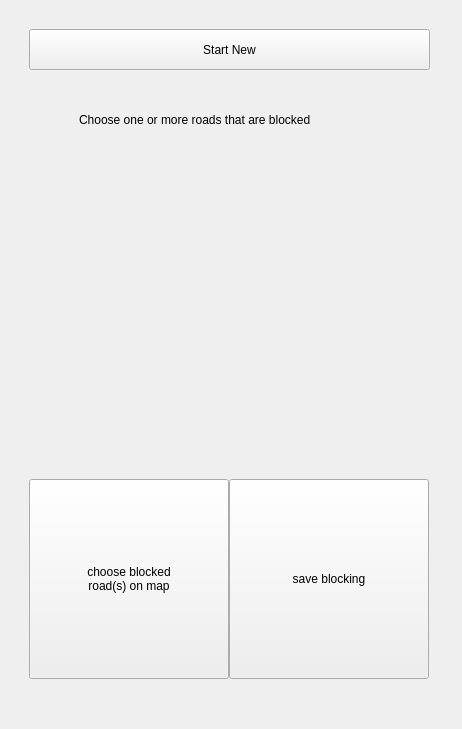
<?xml version="1.0" encoding="UTF-8"?>
<ui version="4.0">
 <class>StormHelpClassDockWidgetBase</class>
 <widget class="QDockWidget" name="StormHelpClassDockWidgetBase">
  <property name="geometry">
   <rect>
    <x>0</x>
    <y>0</y>
    <width>462</width>
    <height>729</height>
   </rect>
  </property>
  <property name="windowTitle">
   <string>Storm Help 3</string>
  </property>
  <widget class="QWidget" name="dockWidgetContents">
   <layout class="QVBoxLayout" name="verticalLayout_3">
    <item>
     <widget class="QStackedWidget" name="Pages">
      <property name="currentIndex">
       <number>5</number>
      </property>
      <widget class="QWidget" name="page0" native="true">
       <layout class="QVBoxLayout" name="verticalLayout">
        <item>
         <layout class="QGridLayout" name="gridLayout_4">
          <item row="0" column="0" colspan="2">
           <widget class="QPushButton" name="button_showWeather">
            <property name="minimumSize">
             <size>
              <width>402</width>
              <height>402</height>
             </size>
            </property>
            <property name="maximumSize">
             <size>
              <width>402</width>
              <height>402</height>
             </size>
            </property>
            <property name="text">
             <string/>
            </property>
            <property name="iconSize">
             <size>
              <width>380</width>
              <height>380</height>
             </size>
            </property>
            <property name="checked">
             <bool>false</bool>
            </property>
           </widget>
          </item>
          <item row="1" column="0">
           <widget class="QPushButton" name="button_needHelp">
            <property name="minimumSize">
             <size>
              <width>200</width>
              <height>200</height>
             </size>
            </property>
            <property name="maximumSize">
             <size>
              <width>200</width>
              <height>200</height>
             </size>
            </property>
            <property name="text">
             <string>I need help</string>
            </property>
           </widget>
          </item>
          <item row="1" column="1">
           <widget class="QPushButton" name="button_wantToHelp">
            <property name="minimumSize">
             <size>
              <width>200</width>
              <height>200</height>
             </size>
            </property>
            <property name="maximumSize">
             <size>
              <width>200</width>
              <height>200</height>
             </size>
            </property>
            <property name="text">
             <string>I want to help</string>
            </property>
           </widget>
          </item>
         </layout>
        </item>
       </layout>
       <zorder>button_needHelp</zorder>
       <zorder>button_wantToHelp</zorder>
       <zorder>pushButton</zorder>
       <zorder>pushButton</zorder>
       <zorder>pushButton</zorder>
       <zorder>button_needHelp</zorder>
       <zorder>button_wantToHelp</zorder>
       <zorder>button_showWeather</zorder>
      </widget>
      <widget class="QWidget" name="page1">
       <layout class="QVBoxLayout" name="verticalLayout_2">
        <item>
         <layout class="QGridLayout" name="gridLayout_3">
          <item row="0" column="0" colspan="2">
           <widget class="QPushButton" name="button_startNew2">
            <property name="text">
             <string>Start New</string>
            </property>
           </widget>
          </item>
          <item row="1" column="0" colspan="2">
           <widget class="QPushButton" name="button_showWeather2">
            <property name="minimumSize">
             <size>
              <width>402</width>
              <height>402</height>
             </size>
            </property>
            <property name="maximumSize">
             <size>
              <width>402</width>
              <height>402</height>
             </size>
            </property>
            <property name="text">
             <string/>
            </property>
            <property name="iconSize">
             <size>
              <width>380</width>
              <height>380</height>
             </size>
            </property>
            <property name="checked">
             <bool>false</bool>
            </property>
           </widget>
          </item>
          <item row="2" column="0">
           <widget class="QPushButton" name="button_leave">
            <property name="minimumSize">
             <size>
              <width>200</width>
              <height>200</height>
             </size>
            </property>
            <property name="maximumSize">
             <size>
              <width>200</width>
              <height>200</height>
             </size>
            </property>
            <property name="text">
             <string>I can leave
my current location</string>
            </property>
           </widget>
          </item>
          <item row="2" column="1">
           <widget class="QPushButton" name="button_stay">
            <property name="minimumSize">
             <size>
              <width>200</width>
              <height>200</height>
             </size>
            </property>
            <property name="maximumSize">
             <size>
              <width>200</width>
              <height>200</height>
             </size>
            </property>
            <property name="text">
             <string>I cannot leave
my current location</string>
            </property>
           </widget>
          </item>
         </layout>
        </item>
       </layout>
      </widget>
      <widget class="QWidget" name="page2" native="true">
       <layout class="QVBoxLayout" name="verticalLayout_4">
        <item>
         <layout class="QGridLayout" name="gridLayout_5">
          <item row="0" column="0" colspan="2">
           <widget class="QPushButton" name="button_startNew">
            <property name="minimumSize">
             <size>
              <width>401</width>
              <height>41</height>
             </size>
            </property>
            <property name="maximumSize">
             <size>
              <width>401</width>
              <height>41</height>
             </size>
            </property>
            <property name="text">
             <string>Start New</string>
            </property>
           </widget>
          </item>
          <item row="1" column="0" colspan="2">
           <widget class="QgsMapCanvas" name="QgsMapCanvas" native="true">
            <property name="minimumSize">
             <size>
              <width>402</width>
              <height>402</height>
             </size>
            </property>
            <property name="maximumSize">
             <size>
              <width>402</width>
              <height>402</height>
             </size>
            </property>
            <widget class="QLabel" name="label_3">
             <property name="geometry">
              <rect>
               <x>140</x>
               <y>10</y>
               <width>111</width>
               <height>101</height>
              </rect>
             </property>
             <property name="text">
              <string>&lt;html&gt;&lt;head/&gt;&lt;body&gt;&lt;p&gt;&lt;span style=&quot; font-size:18pt; font-weight:600; color:#ffff00;&quot;&gt;You are here&lt;/span&gt;&lt;/p&gt;&lt;/body&gt;&lt;/html&gt;</string>
             </property>
             <property name="alignment">
              <set>Qt::AlignCenter</set>
             </property>
             <property name="wordWrap">
              <bool>false</bool>
             </property>
            </widget>
           </widget>
          </item>
          <item row="2" column="0">
           <widget class="QPushButton" name="button_correctLocation">
            <property name="minimumSize">
             <size>
              <width>200</width>
              <height>200</height>
             </size>
            </property>
            <property name="maximumSize">
             <size>
              <width>200</width>
              <height>200</height>
             </size>
            </property>
            <property name="text">
             <string>continue</string>
            </property>
           </widget>
          </item>
          <item row="2" column="1">
           <widget class="QPushButton" name="button_wrongLocation">
            <property name="minimumSize">
             <size>
              <width>200</width>
              <height>200</height>
             </size>
            </property>
            <property name="maximumSize">
             <size>
              <width>200</width>
              <height>200</height>
             </size>
            </property>
            <property name="text">
             <string>choose location on map</string>
            </property>
           </widget>
          </item>
         </layout>
        </item>
       </layout>
       <zorder>QgsMapCanvas</zorder>
       <zorder>button_correctLocation</zorder>
       <zorder>button_wrongLocation</zorder>
       <zorder>button_startNew</zorder>
      </widget>
      <widget class="QWidget" name="page3">
       <widget class="QPushButton" name="button_endChosen">
        <property name="geometry">
         <rect>
          <x>220</x>
          <y>470</y>
          <width>200</width>
          <height>200</height>
         </rect>
        </property>
        <property name="minimumSize">
         <size>
          <width>200</width>
          <height>200</height>
         </size>
        </property>
        <property name="maximumSize">
         <size>
          <width>200</width>
          <height>200</height>
         </size>
        </property>
        <property name="text">
         <string>calculate route</string>
        </property>
       </widget>
       <widget class="QPushButton" name="button_chooseEnd">
        <property name="geometry">
         <rect>
          <x>20</x>
          <y>470</y>
          <width>200</width>
          <height>200</height>
         </rect>
        </property>
        <property name="minimumSize">
         <size>
          <width>200</width>
          <height>200</height>
         </size>
        </property>
        <property name="maximumSize">
         <size>
          <width>200</width>
          <height>200</height>
         </size>
        </property>
        <property name="text">
         <string>choose destination
on map</string>
        </property>
       </widget>
       <widget class="QPushButton" name="button_startNew3">
        <property name="geometry">
         <rect>
          <x>20</x>
          <y>20</y>
          <width>401</width>
          <height>41</height>
         </rect>
        </property>
        <property name="text">
         <string>Start New</string>
        </property>
       </widget>
       <widget class="QLineEdit" name="inputStreet">
        <property name="geometry">
         <rect>
          <x>25</x>
          <y>430</y>
          <width>311</width>
          <height>31</height>
         </rect>
        </property>
        <property name="minimumSize">
         <size>
          <width>0</width>
          <height>31</height>
         </size>
        </property>
       </widget>
       <widget class="QPushButton" name="button_searchStreet">
        <property name="geometry">
         <rect>
          <x>340</x>
          <y>427</y>
          <width>81</width>
          <height>41</height>
         </rect>
        </property>
        <property name="minimumSize">
         <size>
          <width>0</width>
          <height>41</height>
         </size>
        </property>
        <property name="text">
         <string>OK</string>
        </property>
       </widget>
       <widget class="QgsMapCanvas" name="QgsMapCanvas2" native="true">
        <property name="geometry">
         <rect>
          <x>20</x>
          <y>60</y>
          <width>402</width>
          <height>360</height>
         </rect>
        </property>
        <property name="minimumSize">
         <size>
          <width>402</width>
          <height>360</height>
         </size>
        </property>
        <property name="maximumSize">
         <size>
          <width>402</width>
          <height>402</height>
         </size>
        </property>
        <widget class="QLabel" name="label_7">
         <property name="geometry">
          <rect>
           <x>120</x>
           <y>50</y>
           <width>211</width>
           <height>111</height>
          </rect>
         </property>
         <property name="text">
          <string>Where do you want to go?</string>
         </property>
        </widget>
       </widget>
       <zorder>QgsMapCanvas2</zorder>
       <zorder>button_endChosen</zorder>
       <zorder>button_chooseEnd</zorder>
       <zorder>button_startNew3</zorder>
       <zorder>inputStreet</zorder>
       <zorder>button_searchStreet</zorder>
      </widget>
      <widget class="QWidget" name="page4">
       <widget class="QPushButton" name="button_reportBlocking">
        <property name="geometry">
         <rect>
          <x>220</x>
          <y>470</y>
          <width>200</width>
          <height>200</height>
         </rect>
        </property>
        <property name="minimumSize">
         <size>
          <width>200</width>
          <height>200</height>
         </size>
        </property>
        <property name="maximumSize">
         <size>
          <width>200</width>
          <height>200</height>
         </size>
        </property>
        <property name="text">
         <string>report a blocking</string>
        </property>
       </widget>
       <widget class="QPushButton" name="button_helpAtEmergency">
        <property name="geometry">
         <rect>
          <x>20</x>
          <y>470</y>
          <width>200</width>
          <height>200</height>
         </rect>
        </property>
        <property name="minimumSize">
         <size>
          <width>200</width>
          <height>200</height>
         </size>
        </property>
        <property name="maximumSize">
         <size>
          <width>200</width>
          <height>200</height>
         </size>
        </property>
        <property name="text">
         <string>help at an emergency</string>
        </property>
       </widget>
       <widget class="QPushButton" name="button_startNew4">
        <property name="geometry">
         <rect>
          <x>20</x>
          <y>20</y>
          <width>401</width>
          <height>41</height>
         </rect>
        </property>
        <property name="text">
         <string>Start New</string>
        </property>
       </widget>
       <widget class="QPushButton" name="button_showWeather3">
        <property name="geometry">
         <rect>
          <x>20</x>
          <y>60</y>
          <width>402</width>
          <height>402</height>
         </rect>
        </property>
        <property name="minimumSize">
         <size>
          <width>402</width>
          <height>402</height>
         </size>
        </property>
        <property name="maximumSize">
         <size>
          <width>402</width>
          <height>402</height>
         </size>
        </property>
        <property name="text">
         <string/>
        </property>
        <property name="iconSize">
         <size>
          <width>380</width>
          <height>380</height>
         </size>
        </property>
        <property name="checked">
         <bool>false</bool>
        </property>
       </widget>
      </widget>
      <widget class="QWidget" name="page5">
       <widget class="QPushButton" name="button_startNew5">
        <property name="geometry">
         <rect>
          <x>20</x>
          <y>20</y>
          <width>401</width>
          <height>41</height>
         </rect>
        </property>
        <property name="text">
         <string>Start New</string>
        </property>
       </widget>
       <widget class="QPushButton" name="button_chooseRoad">
        <property name="geometry">
         <rect>
          <x>20</x>
          <y>470</y>
          <width>200</width>
          <height>200</height>
         </rect>
        </property>
        <property name="minimumSize">
         <size>
          <width>200</width>
          <height>200</height>
         </size>
        </property>
        <property name="maximumSize">
         <size>
          <width>200</width>
          <height>200</height>
         </size>
        </property>
        <property name="text">
         <string>choose blocked
road(s) on map</string>
        </property>
       </widget>
       <widget class="QPushButton" name="button_saveBlocking">
        <property name="geometry">
         <rect>
          <x>220</x>
          <y>470</y>
          <width>200</width>
          <height>200</height>
         </rect>
        </property>
        <property name="maximumSize">
         <size>
          <width>200</width>
          <height>200</height>
         </size>
        </property>
        <property name="text">
         <string>save blocking</string>
        </property>
       </widget>
       <widget class="QLabel" name="label_8">
        <property name="geometry">
         <rect>
          <x>70</x>
          <y>50</y>
          <width>311</width>
          <height>121</height>
         </rect>
        </property>
        <property name="text">
         <string>Choose one or more roads that are blocked</string>
        </property>
       </widget>
       <widget class="QgsMapCanvas" name="QgsMapCanvas3" native="true">
        <property name="geometry">
         <rect>
          <x>20</x>
          <y>60</y>
          <width>402</width>
          <height>360</height>
         </rect>
        </property>
        <property name="minimumSize">
         <size>
          <width>402</width>
          <height>360</height>
         </size>
        </property>
        <property name="maximumSize">
         <size>
          <width>402</width>
          <height>402</height>
         </size>
        </property>
       </widget>
      </widget>
      <widget class="QWidget" name="page6">
       <widget class="QLabel" name="label_9">
        <property name="geometry">
         <rect>
          <x>140</x>
          <y>70</y>
          <width>151</width>
          <height>71</height>
         </rect>
        </property>
        <property name="text">
         <string>You are here</string>
        </property>
        <property name="alignment">
         <set>Qt::AlignCenter</set>
        </property>
       </widget>
       <widget class="QPushButton" name="button_correctLocation2">
        <property name="geometry">
         <rect>
          <x>20</x>
          <y>470</y>
          <width>200</width>
          <height>200</height>
         </rect>
        </property>
        <property name="minimumSize">
         <size>
          <width>200</width>
          <height>200</height>
         </size>
        </property>
        <property name="maximumSize">
         <size>
          <width>200</width>
          <height>200</height>
         </size>
        </property>
        <property name="text">
         <string>continue</string>
        </property>
       </widget>
       <widget class="QPushButton" name="button_wrongLocation2">
        <property name="geometry">
         <rect>
          <x>220</x>
          <y>470</y>
          <width>200</width>
          <height>200</height>
         </rect>
        </property>
        <property name="minimumSize">
         <size>
          <width>200</width>
          <height>200</height>
         </size>
        </property>
        <property name="maximumSize">
         <size>
          <width>200</width>
          <height>200</height>
         </size>
        </property>
        <property name="text">
         <string>choose location on map</string>
        </property>
       </widget>
       <widget class="QPushButton" name="button_startNew6">
        <property name="geometry">
         <rect>
          <x>20</x>
          <y>20</y>
          <width>401</width>
          <height>41</height>
         </rect>
        </property>
        <property name="text">
         <string>Start New</string>
        </property>
       </widget>
      </widget>
      <widget class="QWidget" name="page7">
       <widget class="QTextBrowser" name="textBrowser">
        <property name="geometry">
         <rect>
          <x>20</x>
          <y>60</y>
          <width>402</width>
          <height>402</height>
         </rect>
        </property>
        <property name="html">
         <string>&lt;!DOCTYPE HTML PUBLIC &quot;-//W3C//DTD HTML 4.0//EN&quot; &quot;http://www.w3.org/TR/REC-html40/strict.dtd&quot;&gt;
&lt;html&gt;&lt;head&gt;&lt;meta name=&quot;qrichtext&quot; content=&quot;1&quot; /&gt;&lt;style type=&quot;text/css&quot;&gt;
p, li { white-space: pre-wrap; }
&lt;/style&gt;&lt;/head&gt;&lt;body style=&quot; font-family:'.SF NS Text'; font-size:13pt; font-weight:400; font-style:normal;&quot;&gt;
&lt;p style=&quot; margin-top:0px; margin-bottom:0px; margin-left:0px; margin-right:0px; -qt-block-indent:0; text-indent:0px;&quot;&gt;Your location has been reported.&lt;/p&gt;
&lt;p style=&quot; margin-top:0px; margin-bottom:0px; margin-left:0px; margin-right:0px; -qt-block-indent:0; text-indent:0px;&quot;&gt;We suggest you provide further information to help authorities to find you.&lt;/p&gt;
&lt;p style=&quot;-qt-paragraph-type:empty; margin-top:0px; margin-bottom:0px; margin-left:0px; margin-right:0px; -qt-block-indent:0; text-indent:0px;&quot;&gt;&lt;br /&gt;&lt;/p&gt;
&lt;p style=&quot; margin-top:0px; margin-bottom:0px; margin-left:0px; margin-right:0px; -qt-block-indent:0; text-indent:0px;&quot;&gt;If you are in need of immediate help please call 112.&lt;/p&gt;&lt;/body&gt;&lt;/html&gt;</string>
        </property>
       </widget>
       <widget class="QPushButton" name="button_provideInformation">
        <property name="geometry">
         <rect>
          <x>20</x>
          <y>470</y>
          <width>200</width>
          <height>200</height>
         </rect>
        </property>
        <property name="minimumSize">
         <size>
          <width>200</width>
          <height>200</height>
         </size>
        </property>
        <property name="maximumSize">
         <size>
          <width>200</width>
          <height>200</height>
         </size>
        </property>
        <property name="text">
         <string>provide further information</string>
        </property>
       </widget>
       <widget class="QPushButton" name="button_call112">
        <property name="geometry">
         <rect>
          <x>220</x>
          <y>470</y>
          <width>200</width>
          <height>200</height>
         </rect>
        </property>
        <property name="minimumSize">
         <size>
          <width>200</width>
          <height>200</height>
         </size>
        </property>
        <property name="maximumSize">
         <size>
          <width>200</width>
          <height>200</height>
         </size>
        </property>
        <property name="text">
         <string>call 112</string>
        </property>
       </widget>
       <widget class="QPushButton" name="button_startNew7">
        <property name="geometry">
         <rect>
          <x>20</x>
          <y>20</y>
          <width>401</width>
          <height>41</height>
         </rect>
        </property>
        <property name="text">
         <string>Start New</string>
        </property>
       </widget>
      </widget>
      <widget class="QWidget" name="page8">
       <widget class="QPushButton" name="button_startNew8">
        <property name="geometry">
         <rect>
          <x>20</x>
          <y>20</y>
          <width>401</width>
          <height>41</height>
         </rect>
        </property>
        <property name="text">
         <string>Start New</string>
        </property>
       </widget>
       <widget class="QLabel" name="policeLabel">
        <property name="geometry">
         <rect>
          <x>20</x>
          <y>70</y>
          <width>391</width>
          <height>591</height>
         </rect>
        </property>
        <property name="text">
         <string>TextLabel</string>
        </property>
        <property name="scaledContents">
         <bool>true</bool>
        </property>
        <property name="alignment">
         <set>Qt::AlignCenter</set>
        </property>
       </widget>
      </widget>
      <widget class="QWidget" name="page9">
       <widget class="QPushButton" name="button_saveInformation">
        <property name="geometry">
         <rect>
          <x>220</x>
          <y>470</y>
          <width>200</width>
          <height>200</height>
         </rect>
        </property>
        <property name="minimumSize">
         <size>
          <width>200</width>
          <height>200</height>
         </size>
        </property>
        <property name="text">
         <string>Save</string>
        </property>
       </widget>
       <widget class="QPushButton" name="button_startNew9">
        <property name="geometry">
         <rect>
          <x>0</x>
          <y>0</y>
          <width>113</width>
          <height>32</height>
         </rect>
        </property>
        <property name="text">
         <string>Start New</string>
        </property>
       </widget>
       <widget class="QWidget" name="">
        <property name="geometry">
         <rect>
          <x>20</x>
          <y>40</y>
          <width>391</width>
          <height>421</height>
         </rect>
        </property>
        <layout class="QGridLayout" name="gridLayout_2">
         <item row="2" column="1">
          <widget class="QLineEdit" name="input_address"/>
         </item>
         <item row="1" column="0">
          <widget class="QLabel" name="label_16">
           <property name="text">
            <string>No. of People</string>
           </property>
          </widget>
         </item>
         <item row="1" column="1">
          <widget class="QSpinBox" name="input_nOfPeople"/>
         </item>
         <item row="3" column="0">
          <widget class="QLabel" name="label_15">
           <property name="text">
            <string>Phone</string>
           </property>
          </widget>
         </item>
         <item row="0" column="0">
          <widget class="QLabel" name="label_11">
           <property name="text">
            <string>Name</string>
           </property>
          </widget>
         </item>
         <item row="3" column="1">
          <widget class="QLineEdit" name="input_phone"/>
         </item>
         <item row="0" column="1">
          <widget class="QLineEdit" name="input_name"/>
         </item>
         <item row="2" column="0">
          <widget class="QLabel" name="label_12">
           <property name="text">
            <string>Address</string>
           </property>
          </widget>
         </item>
         <item row="4" column="0" alignment="Qt::AlignTop">
          <widget class="QLabel" name="label_13">
           <property name="text">
            <string>Description</string>
           </property>
          </widget>
         </item>
         <item row="4" column="1">
          <widget class="QTextEdit" name="input_description"/>
         </item>
        </layout>
       </widget>
      </widget>
      <widget class="QWidget" name="page10">
       <widget class="QLabel" name="label_4">
        <property name="geometry">
         <rect>
          <x>160</x>
          <y>30</y>
          <width>111</width>
          <height>101</height>
         </rect>
        </property>
        <property name="text">
         <string>You are here</string>
        </property>
       </widget>
       <widget class="QPushButton" name="button_startNew11">
        <property name="geometry">
         <rect>
          <x>0</x>
          <y>0</y>
          <width>113</width>
          <height>32</height>
         </rect>
        </property>
        <property name="text">
         <string>Start New</string>
        </property>
       </widget>
       <widget class="QPushButton" name="button_wrongLocation10">
        <property name="geometry">
         <rect>
          <x>220</x>
          <y>470</y>
          <width>200</width>
          <height>200</height>
         </rect>
        </property>
        <property name="minimumSize">
         <size>
          <width>200</width>
          <height>200</height>
         </size>
        </property>
        <property name="maximumSize">
         <size>
          <width>200</width>
          <height>200</height>
         </size>
        </property>
        <property name="text">
         <string>choose location on map</string>
        </property>
       </widget>
       <widget class="QPushButton" name="button_correctLocation10">
        <property name="geometry">
         <rect>
          <x>20</x>
          <y>470</y>
          <width>200</width>
          <height>200</height>
         </rect>
        </property>
        <property name="minimumSize">
         <size>
          <width>200</width>
          <height>200</height>
         </size>
        </property>
        <property name="text">
         <string>continue</string>
        </property>
       </widget>
      </widget>
      <widget class="QWidget" name="page11">
       <widget class="QLabel" name="label_14">
        <property name="geometry">
         <rect>
          <x>20</x>
          <y>470</y>
          <width>200</width>
          <height>200</height>
         </rect>
        </property>
        <property name="minimumSize">
         <size>
          <width>200</width>
          <height>200</height>
         </size>
        </property>
        <property name="maximumSize">
         <size>
          <width>200</width>
          <height>200</height>
         </size>
        </property>
        <property name="text">
         <string>&lt;html&gt;&lt;head/&gt;&lt;body&gt;&lt;p align=&quot;center&quot;&gt;select emergency&lt;/p&gt;&lt;p align=&quot;center&quot;&gt;to show on map&lt;/p&gt;&lt;/body&gt;&lt;/html&gt;</string>
        </property>
       </widget>
       <widget class="QPushButton" name="button_calculateRoute2">
        <property name="geometry">
         <rect>
          <x>220</x>
          <y>470</y>
          <width>200</width>
          <height>200</height>
         </rect>
        </property>
        <property name="minimumSize">
         <size>
          <width>200</width>
          <height>200</height>
         </size>
        </property>
        <property name="maximumSize">
         <size>
          <width>200</width>
          <height>200</height>
         </size>
        </property>
        <property name="text">
         <string>calculate route</string>
        </property>
       </widget>
       <widget class="QPushButton" name="button_startNew10">
        <property name="geometry">
         <rect>
          <x>20</x>
          <y>20</y>
          <width>401</width>
          <height>41</height>
         </rect>
        </property>
        <property name="text">
         <string>Start New</string>
        </property>
       </widget>
       <widget class="QTableWidget" name="table_emergencies">
        <property name="geometry">
         <rect>
          <x>20</x>
          <y>60</y>
          <width>402</width>
          <height>402</height>
         </rect>
        </property>
        <property name="minimumSize">
         <size>
          <width>402</width>
          <height>402</height>
         </size>
        </property>
        <property name="maximumSize">
         <size>
          <width>402</width>
          <height>402</height>
         </size>
        </property>
       </widget>
      </widget>
      <widget class="QWidget" name="page12">
       <widget class="QPushButton" name="button_showShelter">
        <property name="geometry">
         <rect>
          <x>20</x>
          <y>470</y>
          <width>200</width>
          <height>200</height>
         </rect>
        </property>
        <property name="minimumSize">
         <size>
          <width>200</width>
          <height>200</height>
         </size>
        </property>
        <property name="maximumSize">
         <size>
          <width>200</width>
          <height>200</height>
         </size>
        </property>
        <property name="text">
         <string/>
        </property>
        <property name="iconSize">
         <size>
          <width>190</width>
          <height>190</height>
         </size>
        </property>
       </widget>
       <widget class="QPushButton" name="button_showHospital">
        <property name="geometry">
         <rect>
          <x>220</x>
          <y>470</y>
          <width>200</width>
          <height>200</height>
         </rect>
        </property>
        <property name="minimumSize">
         <size>
          <width>200</width>
          <height>200</height>
         </size>
        </property>
        <property name="text">
         <string/>
        </property>
        <property name="iconSize">
         <size>
          <width>190</width>
          <height>190</height>
         </size>
        </property>
       </widget>
       <widget class="QPushButton" name="button_startNew12">
        <property name="geometry">
         <rect>
          <x>20</x>
          <y>20</y>
          <width>401</width>
          <height>41</height>
         </rect>
        </property>
        <property name="text">
         <string>Start New</string>
        </property>
       </widget>
       <widget class="QPushButton" name="button_showOther">
        <property name="geometry">
         <rect>
          <x>20</x>
          <y>270</y>
          <width>402</width>
          <height>200</height>
         </rect>
        </property>
        <property name="minimumSize">
         <size>
          <width>402</width>
          <height>200</height>
         </size>
        </property>
        <property name="text">
         <string>choose other destination</string>
        </property>
       </widget>
      </widget>
      <widget class="QWidget" name="page13">
       <widget class="QLabel" name="label">
        <property name="geometry">
         <rect>
          <x>20</x>
          <y>470</y>
          <width>200</width>
          <height>200</height>
         </rect>
        </property>
        <property name="minimumSize">
         <size>
          <width>200</width>
          <height>200</height>
         </size>
        </property>
        <property name="text">
         <string>&lt;html&gt;&lt;head/&gt;&lt;body&gt;&lt;p align=&quot;center&quot;&gt;select a shelter to view&lt;/p&gt;&lt;p align=&quot;center&quot;&gt;on the map&lt;/p&gt;&lt;/body&gt;&lt;/html&gt;</string>
        </property>
       </widget>
       <widget class="QPushButton" name="button_calculateRoute13">
        <property name="geometry">
         <rect>
          <x>220</x>
          <y>470</y>
          <width>200</width>
          <height>200</height>
         </rect>
        </property>
        <property name="minimumSize">
         <size>
          <width>200</width>
          <height>200</height>
         </size>
        </property>
        <property name="maximumSize">
         <size>
          <width>200</width>
          <height>200</height>
         </size>
        </property>
        <property name="text">
         <string>calculate route</string>
        </property>
       </widget>
       <widget class="QPushButton" name="button_startNew13">
        <property name="geometry">
         <rect>
          <x>20</x>
          <y>20</y>
          <width>401</width>
          <height>41</height>
         </rect>
        </property>
        <property name="text">
         <string>Start New</string>
        </property>
       </widget>
       <widget class="QTableWidget" name="table_shelter">
        <property name="geometry">
         <rect>
          <x>20</x>
          <y>60</y>
          <width>402</width>
          <height>402</height>
         </rect>
        </property>
        <property name="minimumSize">
         <size>
          <width>402</width>
          <height>402</height>
         </size>
        </property>
       </widget>
      </widget>
      <widget class="QWidget" name="page14">
       <widget class="QPushButton" name="button_startNew14">
        <property name="geometry">
         <rect>
          <x>20</x>
          <y>20</y>
          <width>401</width>
          <height>41</height>
         </rect>
        </property>
        <property name="text">
         <string>Start New</string>
        </property>
       </widget>
       <widget class="QPushButton" name="button_calculateRoute14">
        <property name="geometry">
         <rect>
          <x>220</x>
          <y>470</y>
          <width>200</width>
          <height>200</height>
         </rect>
        </property>
        <property name="minimumSize">
         <size>
          <width>200</width>
          <height>200</height>
         </size>
        </property>
        <property name="text">
         <string>calculate route</string>
        </property>
       </widget>
       <widget class="QLabel" name="label_2">
        <property name="geometry">
         <rect>
          <x>20</x>
          <y>470</y>
          <width>200</width>
          <height>200</height>
         </rect>
        </property>
        <property name="text">
         <string>&lt;html&gt;&lt;head/&gt;&lt;body&gt;&lt;p align=&quot;center&quot;&gt;select a hospital&lt;/p&gt;&lt;p align=&quot;center&quot;&gt;to view on map&lt;/p&gt;&lt;/body&gt;&lt;/html&gt;</string>
        </property>
       </widget>
       <widget class="QTableWidget" name="table_hospital">
        <property name="geometry">
         <rect>
          <x>20</x>
          <y>60</y>
          <width>402</width>
          <height>402</height>
         </rect>
        </property>
        <property name="minimumSize">
         <size>
          <width>402</width>
          <height>402</height>
         </size>
        </property>
       </widget>
      </widget>
      <widget class="QWidget" name="page15"/>
     </widget>
    </item>
   </layout>
  </widget>
 </widget>
 <customwidgets>
  <customwidget>
   <class>QgsMapCanvas</class>
   <extends>QWidget</extends>
   <header location="global">qgis.gui</header>
   <container>1</container>
  </customwidget>
 </customwidgets>
 <resources/>
 <connections/>
</ui>
